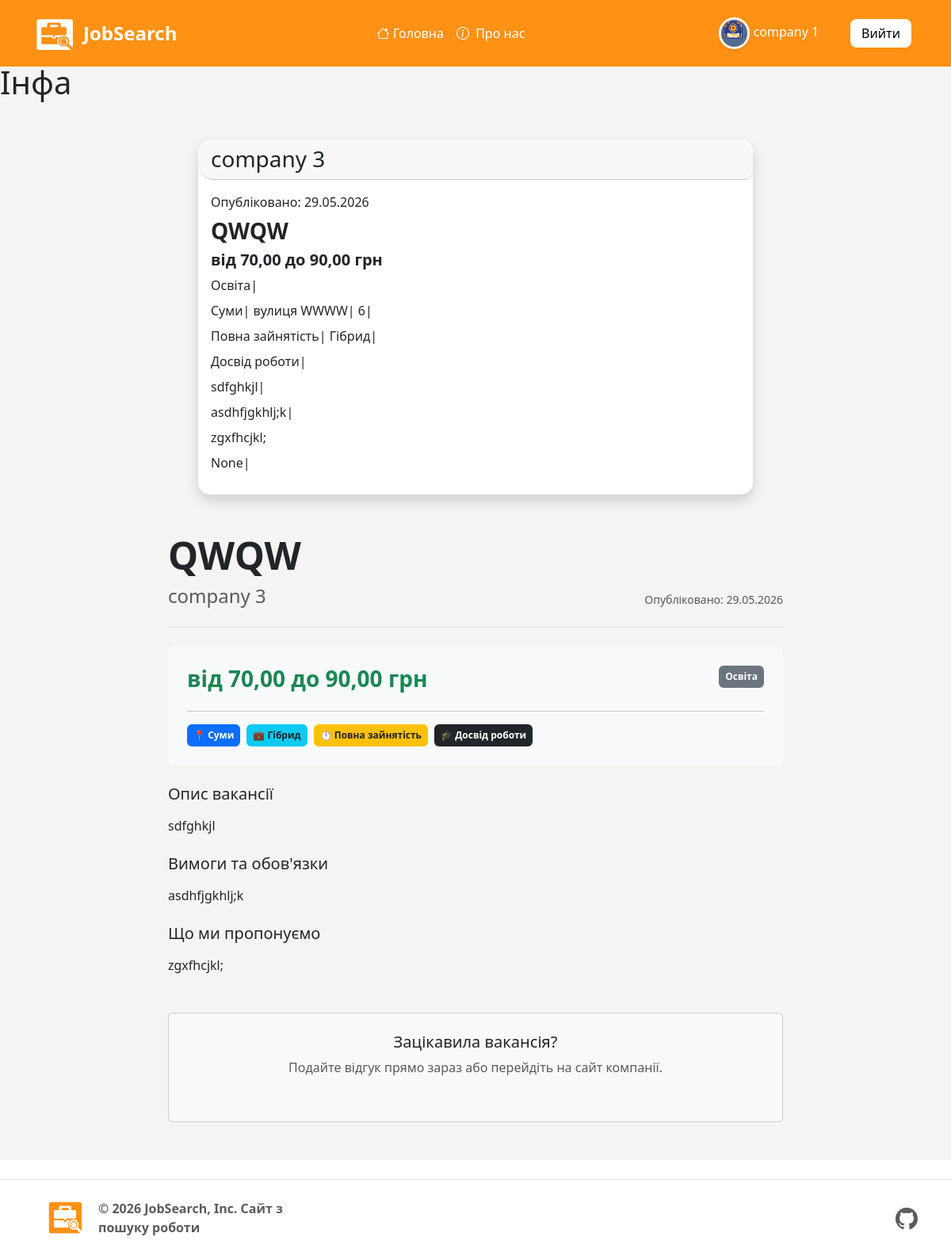
Screenshot of /job-datail/8/ (signed in) with the database file from the repository.
### auth_system/models.py (models this page shows)
class EmployerProfile(models.Model):
    TYPES_CHOICES = (
        ('private', 'Приватна особа'),
        ('company', 'Компанія'),
    )
    user = models.OneToOneField(User, on_delete=models.CASCADE, related_name='employer')
    employer_type = models.CharField(max_length=10, choices=TYPES_CHOICES, default='private')#тип роботодавця
    name_company = models.CharField(max_length=20)#назва компанії
    email = models.EmailField(max_length=254, blank=True, null=True)
    role = models.CharField(choices=ROLE_CHOICES, max_length=20, default='Employer')#роль
    description = models.TextField()#опис
    logo = models.ImageField(upload_to='company_logos/', blank=True, null=True)#логотип
    referral_company = models.ForeignKey('project.Category', on_delete=models.SET_NULL, null=True)#направлення компаній
    hq_location = models.CharField(max_length=255, blank=True, null=True, verbose_name="Головний офіс (Місто, Країна)")
    website = models.URLField(max_length=200, null=True, blank=True)#посилання на сайт компаній
    def __str__(self):
        return self.name_company
    @property
    def img_logo(self):
        if self.employer_type == 'company':
            if self.logo:
                return self.logo.url
            else:
                return '/static/image/e-logo.png'
        else:
            return '/static/image/i-logo.png'

### project/models.py (models this page shows, shortened)
class Vacancy(models.Model):
    title = models.CharField(max_length=256)#Заголовок
    description = models.TextField()#опис
    description1 = models.TextField(null=True, blank=True)#опис
    description2 = models.TextField(null=True, blank=True)#опис
    link = models.URLField(max_length=500, null=True, blank=True)
    company = models.ForeignKey(EmployerProfile, on_delete=models.CASCADE, related_name="vacancies")
    image = models.ImageField(upload_to='vacancies/images/',  null=True, blank=True)
    price_start = models.DecimalField(max_digits=10, decimal_places=2, null=True, blank=True)
    price_end = models.DecimalField(max_digits=10, decimal_places=2, null=True, blank=True)
    category = models.ForeignKey(Category, on_delete=models.SET_NULL, null=True)
    employment_type = models.CharField(max_length=20, choices=EMPLOYMENT_CHOICES, default='full_time', verbose_name="Тип зайнятості")
    work_format = models.CharField(max_length=20, choices=WORK_FORMAT_CHOICES, default='office', verbose_name="Формат роботи")
    experience = models.CharField(max_length=20, choices=EXPERIENCE_CHOICES, default='no_experience', verbose_name="Досвід роботи")
    city = models.ForeignKey(City, on_delete=models.SET_NULL, related_name="vacancies", null=True)
    street = models.CharField(max_length=255, verbose_name="Вулиця")
    house_number = models.CharField(max_length=20, blank=True, null=True, verbose_name="Будинок / Офіс")
    date = models.DateTimeField(auto_now_add=True)#дата створення
    updated_at = models.DateTimeField(auto_now=True, verbose_name="Дата оновлення")
    class Meta:
        ordering = ['-date']

class Category(models.Model):
    name = models.CharField(max_length=150)
    def __str__(self):
        return self.name

class City(models.Model):
    name = models.CharField(max_length=100)
    def __str__(self):
        return self.name

### project/views.py (the view)
# urls.py: path('job-datail/<int:pk>/', views.Job_DatailView.as_view(), name='job_datail'),
class Job_DatailView(DetailView):
    model = Vacancy
    context_object_name = "jobs"
    template_name = "jobs/job_datail.html"

### templates/jobs/job_datail.html (shortened to what this page needs)
{% extends 'base.html' %}
{% load static %}
{% block content %}
<h1>Інфа</h1>
<div class="container d-flex justify-content-center mt-5">
    <div class="row w-100 d-flex justify-content-center">
        <div class="col-12 d-flex justify-content-center">
            <div class="card shadow border-0" style="width:100%; max-width:700px; border-radius:15px;">
                <h3 class="card-header" style="border-radius:10px 20px">
                    {{ jobs.company }}
                </h3>
                <div class="card-body">
                    <div class="mb-2">
                        Опубліковано: {{ jobs.date|date:"d.m.Y" }}
                    </div>
                    <h3 class="card-title"><strong>{{ jobs.title }}</strong></h3>
                    <div class="d-flex flex-column mb-1">
                        <h5 class="mb-2 fw-bold">
                            від {{ jobs.price_start }} до {{ jobs.price_end }} грн
                        </h5>
                        <div class="mb-2">
                            {{ jobs.category }}|
                        </div>
                        <div class="mb-2">
                            {{ jobs.city }}|
                            вулиця {{ jobs.street }}|
                            {{ jobs.house_number }}|
                        </div>
                        <div class="mb-2">
                            {{ jobs.get_employment_type_display }}|
                            {{ jobs.get_work_format_display }}|
                        </div>
                        <div class="mb-2">
                            {{ jobs.get_experience_display }}|
                        </div>
                        <div class="mb-2">
                            {{ jobs.description }}|
                        </div>
                        <div class="mb-2">
                            {{ jobs.description1 }}|
                        </div>
                        <div class="mb-2">
                            {{ jobs.description2 }}
                        </div>
                        <div class="mb-2">
                            {{ jobs.link }}|
                        </div>
                    </div>
                </div>
            </div>
        </div>
    </div>
</div>
<div class="container my-5" style="max-width: 800px;">
    <div class="border-bottom pb-3 mb-4">
        <h1 class="display-5 fw-bold">{{ jobs.title }}</h1>
        <div class="d-flex justify-content-between align-items-center text-muted">
            <h4>{{ jobs.company }}</h4>
            <small>Опубліковано: {{ jobs.date|date:"d.m.Y" }}</small>
        </div>
    </div>
    <div class="bg-light p-4 rounded mb-4">
        <div class="row g-3">
            <div class="col-md-6">
                <h3 class="text-success fw-bold">
                    {% if jobs.price_start or jobs.price_end %}
                        {% if jobs.price_start %}від {{ jobs.price_start }} {% endif %}
                        {% if jobs.price_end %}до {{ jobs.price_end }} {% endif %} грн
                    {% else %}
                        Зарплата не вказана
                    {% endif %}
                </h3>
            </div>
            <div class="col-md-6 text-md-end">
                <span class="badge bg-secondary p-2">{{ jobs.category }}</span>
            </div>
        </div>
        <hr>
        <div class="d-flex flex-wrap gap-2">
            <span class="badge bg-primary p-2">📍 {{ jobs.city }}</span>
            <span class="badge bg-info text-dark p-2">💼 {{ jobs.get_work_format_display }}</span>
            <span class="badge bg-warning text-dark p-2">⏱️ {{ jobs.get_employment_type_display }}</span>
            <span class="badge bg-dark p-2">🎓 {{ jobs.get_experience_display }}</span>
        </div>
    </div>
    <div class="job-description mb-5">
        <div class="mb-4">
            <h5>Опис вакансії</h5>
            <p>{{ jobs.description|linebreaks }}</p>
        </div>
        {% if jobs.description1 %}
        <div class="mb-4">
            <h5>Вимоги та обов'язки</h5>
            <p>{{ jobs.description1|linebreaks }}</p>
        </div>
        {% endif %}
        {% if jobs.description2 %}
        <div class="mb-4">
            <h5>Що ми пропонуємо</h5>
            <p>{{ jobs.description2|linebreaks }}</p>
        </div>
        {% endif %}
    </div>
    <div class="card p-4 text-center bg-light">
        <h5>Зацікавила вакансія?</h5>
        <p class="text-muted">Подайте відгук прямо зараз або перейдіть на сайт компанії.</p>
    </div>
</div>
{% endblock %}

### templates/base.html (shortened to what this page needs)
<!DOCTYPE html>
{% load static %}
<html lang="en">
<head>
    <link href="https://cdn.jsdelivr.net/npm/bootstrap@5.3.8/dist/css/bootstrap.min.css" rel="stylesheet">
    <link rel="stylesheet" href="https://cdn.jsdelivr.net/npm/bootstrap-icons@1.11.1/font/bootstrap-icons.css">
    <link rel="stylesheet" href="{% static 'css/stayle.css' %}">
</head>
<body>
    <header class="p-3 bac-color">
        <div class="container">
            <div class="d-flex flex-wrap align-items-center justify-content-between">
                <div class="d-flex align-items-center mb-2 mb-lg-0">
                    <a href="/" class="me-2 d-flex align-items-center text-decoration-none">
                        <img src="{% static 'image/s-logo.png' %}" alt="Logo" width="55" height="50" class="me-2">
                        <h3 class="fw-bold text-white mb-0" style="font-size: 1.5rem; ">JobSearch</h3>
                    </a>
                </div>
                <ul class="nav col-12 col-lg-auto justify-content-center mb-md-0 mx-lg-auto align-items-center">
                    <li><a href="{% url 'job_list'%}" class="nav-link px-2 text-white"><i class="bi bi-house"></i> Головна</a></li>
                    <li><a href="{% url 'job_site'%}" class="nav-link px-2 text-white"><i class="bi bi-info-circle me-1"></i> Про нас</a></li>
                </ul>
                <div class="text-end">
                {% if user.is_authenticated %}
                    {% if user.employer.name_company %}
                        <a class="nav-link text-white me-3" href="{% url 'job_company' %}">
                            <img src="{{ user.employer.img_logo }}"
                             alt="Аватар"
                             class="rounded-circle img-fluid border border-3 border-light shadow-sm"
                             style="max-width: 40px; height: 40px; object-fit: cover;">
                             {{ user.employer.name_company }}
                    {% endif %}
                </div>
                <div class="text-end m-2">
                    <a href="{% url 'logout' %}" class="btn-exit">
                        Вийти
                    </a>
                </div>
                {% else %}
                <div class="text-end">
                    <a href="{% url 'job_login' %}" class=" btn-yo">Увійти</a>
                    <a href="{% url 'signup_cho' %}" class=" btn-regi">Зареєструватися</a>
                </div>
                {% endif %}
            </div>
        </div>
    </header>
    <main>
        {% block content %}
        {% endblock %}
    </main>
    <footer class="d-flex flex-wrap justify-content-between align-items-center py-4 my-4 border-top">
        <div class="container d-flex flex-wrap justify-content-between align-items-center">
            <div class="col-md-4 d-flex align-items-center gap-2">
            <a href="/" class="mb-3 me-2 mb-md-0 text-body-secondary text-decoration-none lh-1" aria-label="Bootstrap">
                <a href="/">
                    <img src="{% static 'image/logo-s.png' %}" alt="Фото шапки" width="50" height="45" >
                </a>
            </a>
            <span class="mb-3 mb-md-0 text-body-secondary fw-semibold ms-2">© 2026 JobSearch, Inc. Сайт з пошуку роботи</span>
            </div>
        <ul class="nav col-md-4 justify-content-end list-unstyled d-flex mb-0">
            <li class="ms-3">
                <a class="text-body-secondary " href="https://github.com/vadimanceglov-afk/job_search_site">
                    <i class="bi bi-github fs-3"></i>
                </a>
            </li>
        </ul>
        </div>
    </footer>
</body>
</html>

### static/css/stayle.css (style rules this page uses)
header { position: fixed; top: 0; z-index: 1000; width: 100%; }
html, body { height: 100%; margin: 0; }
body { display: flex; flex-direction: column; min-height: 100vh; }
main { padding-top: 80px; flex: 1; background: rgba(236, 236, 236, 0.593); }
.bac-color { background-color: #ff9114; }
.btn-exit { display: inline-block; padding: 6px 14px; background-color: white; color: black; border-radius: 8px; text-decoration: none; font-weight: 500; border: none; cursor: pointer; text-align: center; }

### rows the page displays
Vacancy: company "company 3", date "29.05.2026", title "QWQW", price_start "70,00", price_end "90,00", category "Освіта", city "Суми", street "WWWW", house_number "6", employment_type "Повна зайнятість", work_format "Гібрид", experience "Досвід роботи", description "sdfghkjl", description1 "asdhfjgkhlj;k", description2 "zgxfhcjkl;", link "None"

### other values shown
{{ user.employer.name_company }} "company 1"
